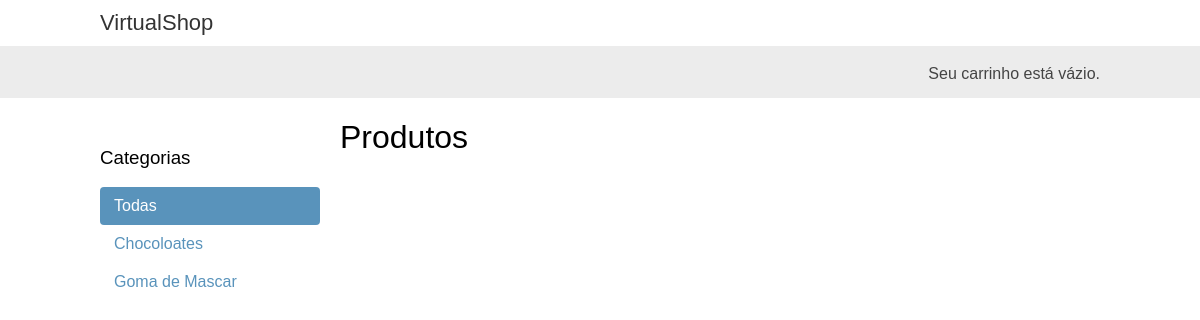
The app's page /, older data.
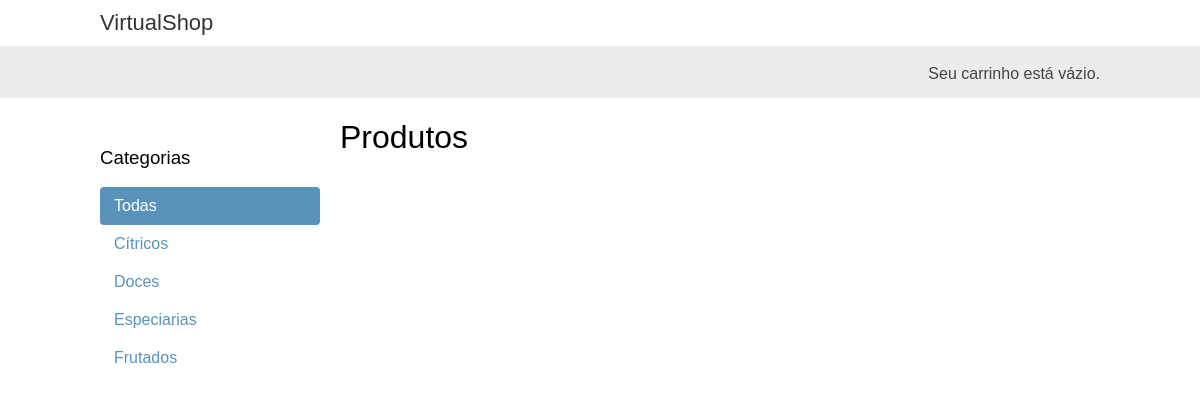
The same page, newer data.
### shop/models.py (models this page shows, shortened)
class Categoria(models.Model):
    nome = models.CharField(max_length=200)
    slug = models.SlugField(max_length=200, unique=True)
    class Meta:
        ordering = ['nome']
        indexes = [
            models.Index(fields=['nome']),
        ]
        verbose_name = 'categoria'
        verbose_name_plural = 'categorias'
    class Categoria(models.Model):
        def get_absolute_url(self):
            return reverse(
                'shop:produto_list_por_categoria', args=[self.slug]
            )

### shop/views.py (the view)
# urls.py: path('', views.produto_list, name='produto_list'),
def produto_list(request, categoria_slug=None):
    categoria = None
    categorias = Categoria.objects.all()
    produtos = Produto.objects.filter(disponivel=True)
    if categoria_slug:
        categoria = get_object_or_404(Categoria, slug=categoria_slug)
        produtos = produtos.filter(categoria=categoria)
    return render(
        request,
        'shop/produto/list.html',
        {
            'categoria':categoria,
            'categorias':categorias,
            'produtos':produtos
        }
    )

### shop/templates/shop/produto/list.html (shortened to what this page needs)
{% extends 'shop/base.html' %}
{% load static %}
{% block content %}
  <div id="sidebar">
    <h3>Categorias</h3>
    <ul>
      <li {% if not categoria %}class="selected"{% endif %}>
        <a href="{% url 'shop:produto_list' %}">Todas</a>
      </li>
      {% for c in categorias %}
        <li {% if categoria.slug == c.slug %}class="selected"{% endif %}>
          <a href="{{ c.get_absolute_url }}">{{ c.nome }}</a>
        </li>
      {% endfor %}
    </ul>
  </div>
  <div id="main" class="product-list">
    <h1>{% if categoria %}{{ categoria.nome }}{% else %}Produtos{% endif %}</h1>
  </div>
{% endblock %}

Row changes from the older to the newer data that the page shows:
removed Categoria: nome "Chocoloates"
removed Categoria: nome "Goma de Mascar"
added Categoria: nome "Cítricos"
added Categoria: nome "Doces"
added Categoria: nome "Especiarias"
added Categoria: nome "Frutados"
